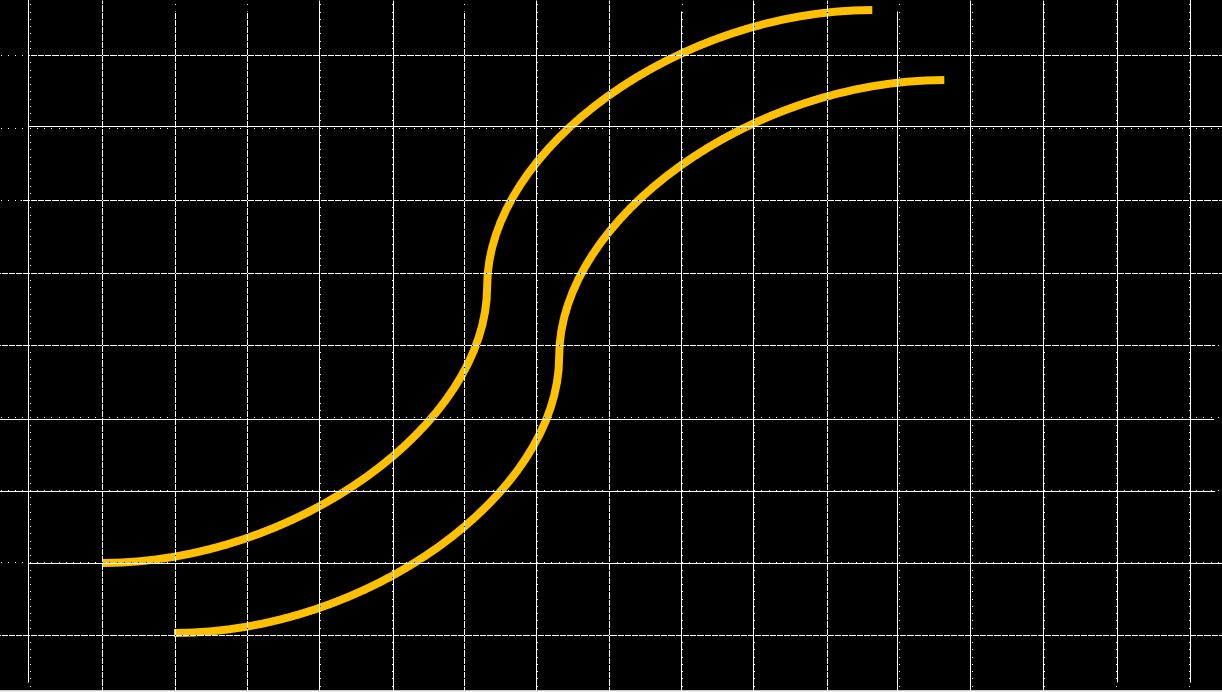
#> input picture Village road Identification.jpg, 1222 x 692 px
$ jupyter execute --allow-errors 'yellow wavy line detection.ipynb'
#> lines starting #> are read from the running program, lines starting #| are printed output that depends on the picture; after the words box and inside, x2 and y2 are one past the last pixel; in counts of white or black regions, pixels touching at a corner belong together
[cell 1]
import cv2
import os
import numpy as np
import matplotlib.pyplot as plt
from skimage.transform import radon
import webcolors

# Set the working directory to the folder containing the image
os.chdir("D:\\Shreya\\baba assignment")

def detect_yellow_wavy_lines(image_path):
#> called with image_path = 'Village road Identification.jpg'
    img = cv2.imread(image_path)
#> img is the input picture: shape (692, 1222, 3); mean B, G, R 7.7, 11.3, 12.4

    # Convert BGR to HSV
    hsv = cv2.cvtColor(img, cv2.COLOR_BGR2HSV)
#> hsv: shape (692, 1222, 3); mean H, S, V 2.2, 10.3, 12.5

    # Define the range of yellow color in HSV
    lower_yellow = np.array([20, 100, 100])
    upper_yellow = np.array([30, 255, 255])

    # Threshold the image to get only yellow colors
    yellow_mask = cv2.inRange(hsv, lower_yellow, upper_yellow)
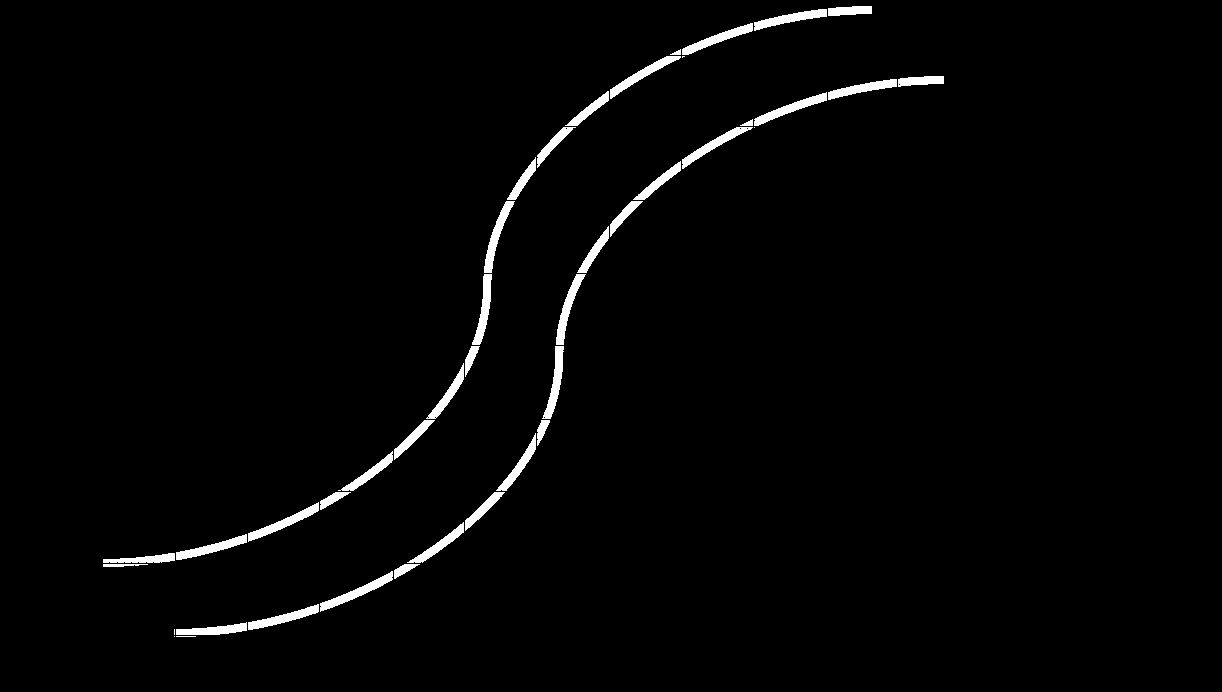
#> yellow_mask: shape (692, 1222); 1.9% white; 42 white regions (4 under 20 px), largest, box (x1, y1, x2, y2) and area: (320, 571, 393, 612) 654, (248, 502, 319, 542) 637, (754, 92, 827, 126) 634

    # Apply Probabilistic Hough Transform to detect lines
    lines_p = cv2.HoughLinesP(yellow_mask, 1, np.pi / 180, 50, minLineLength=100, maxLineGap=10)
#> lines_p = 43 rows, first 6: [781, 107, 940, 76], [156, 562, 310, 515], [474, 358, 500, 212], [541, 150, 664, 57], [428, 558, 533, 453], [191, 636, 352, 599]

    # Create an empty list to store block coordinates
    block_coordinates_hough = []

    if lines_p is not None:
        for line in lines_p:
            x1, y1, x2, y2 = line[0]

            # Calculate the midpoint of the line
            midpoint_x = (x1 + x2) // 2
            midpoint_y = (y1 + y2) // 2

            # Label each block with its coordinates
            text = f"({midpoint_x}, {midpoint_y})"
            cv2.putText(img, text, (midpoint_x, midpoint_y - 20), cv2.FONT_HERSHEY_SIMPLEX, 0.4, (255, 255, 255), 1)

            # Store block coordinates in the list
            block_coordinates_hough.append((midpoint_x, midpoint_y))
#> this loop made 43 passes
#> (x1, y1, x2, y2, midpoint_x, midpoint_y) on passes 1 to 12: (781, 107, 940, 76, 860, 91), (156, 562, 310, 515, 233, 538), (474, 358, 500, 212, 487, 285), (541, 150, 664, 57, 602, 103), (428, 558, 533, 453, 480, 505), (191, 636, 352, 599, 271, 617), (674, 52, 841, 7, 757, 29), (551, 388, 578, 271, 564, 329), (688, 159, 823, 93, 755, 126), (542, 150, 666, 56, 604, 103), (794, 102, 930, 76, 862, 89), (687, 46, 829, 8, 758, 27)
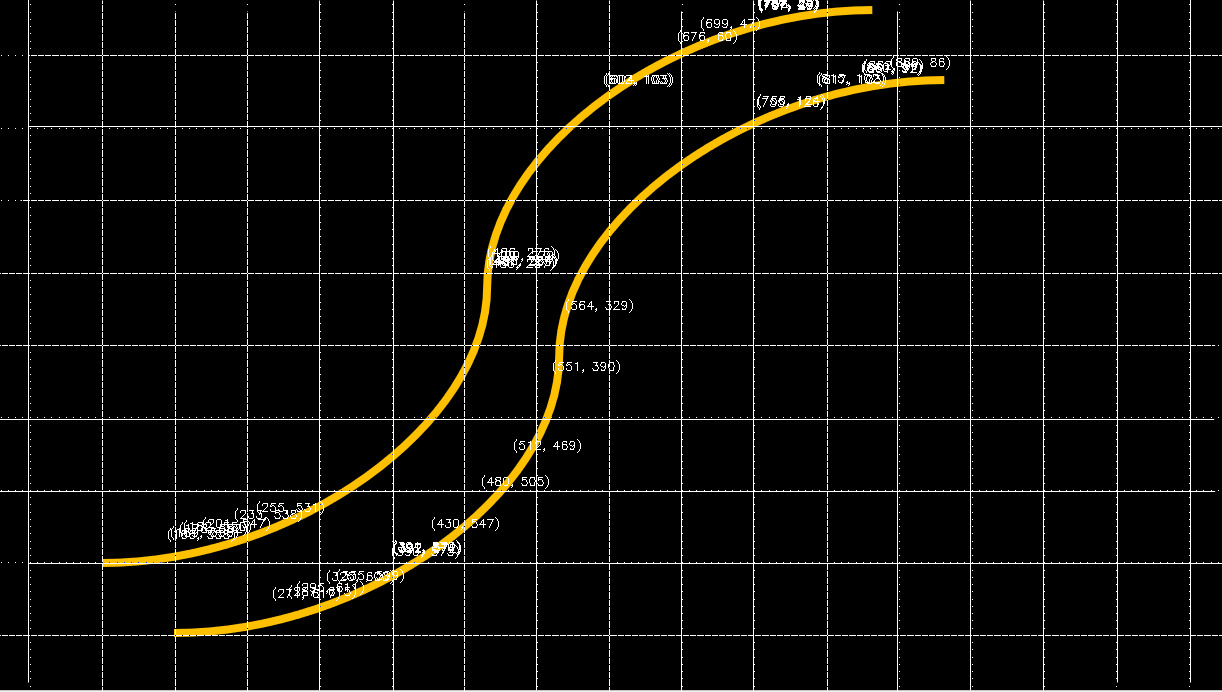
#> img: shape (692, 1222, 3); 0.65% of pixels changed, all inside (x1, y1, x2, y2) = (168, 0, 950, 601)
#> after the loop, block_coordinates_hough = 43 pairs, first value 166 to 889, second value 25 to 617

        # Print the coordinates of all edges detected using Probabilistic Hough Transform
        for i, coords in enumerate(block_coordinates_hough):
            print(f"Block (Hough) {i + 1} at {coords}.")
#> this loop made 43 passes
#> coords on passes 1 to 12: (860, 91), (233, 538), (487, 285), (602, 103), (480, 505), (271, 617), (757, 29), (564, 329), (755, 126), (604, 103), (862, 89), (758, 27)
#| Block (Hough) 1 at (860, 91).
#| Block (Hough) 2 at (233, 538).
#| Block (Hough) 3 at (487, 285).
#| Block (Hough) 4 at (602, 103).
#| Block (Hough) 5 at (480, 505).
#| Block (Hough) 6 at (271, 617).
#| Block (Hough) 7 at (757, 29).
#| Block (Hough) 8 at (564, 329).
#> (further printed lines are left out)

        print("All Block Coordinates (Hough):", block_coordinates_hough)
#> (printed output is left out)
    else:
        print("No lines found using Probabilistic Hough Transform.")

    # Apply Radon Transform to detect lines
    theta = np.linspace(0., 180., max(img.shape), endpoint=False)
#> theta = 1222 values from 0 to 179.9
    sinogram = radon(yellow_mask, theta=theta)
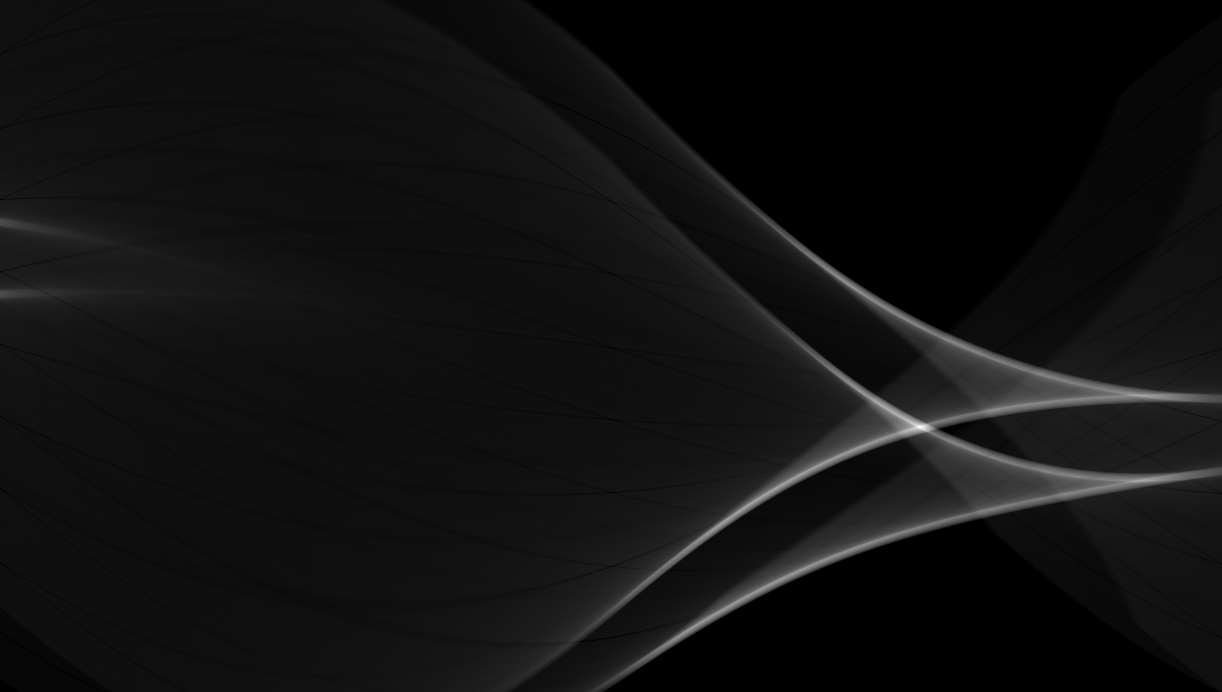
#> sinogram: shape (692, 1222) float64; min 0, max 272.1, mean 18.5; drawn with min black and max white

    # Find peaks in the sinogram
    peaks = np.argmax(sinogram, axis=0)
#> peaks = 1222 values, max 691 at index 355, min 221 at index 0, mean 462.7

    # Create an empty list to store block coordinates
    block_coordinates_radon = []

    # Find the corresponding angles for peaks
    angles = theta[peaks]
#> angles = 1222 values, max 101.8 at index 355, min 32.55 at index 0, mean 68.15

    # Draw lines corresponding to the detected angles
    for angle in angles:
        angle_rad = np.deg2rad(angle)
        x_offset = img.shape[1] // 2
        y_offset = img.shape[0] // 2
        x1 = int(x_offset - img.shape[1] * np.cos(angle_rad) / 2)
        y1 = int(y_offset - img.shape[1] * np.sin(angle_rad) / 2)
        x2 = int(x_offset + img.shape[1] * np.cos(angle_rad) / 2)
        y2 = int(y_offset + img.shape[1] * np.sin(angle_rad) / 2)

        # Calculate the midpoint of the line
        midpoint_x = (x1 + x2) // 2
        midpoint_y = (y1 + y2) // 2

        # Label each block with its coordinates
        text = f"({midpoint_x}, {midpoint_y})"
        cv2.putText(img, text, (midpoint_x, midpoint_y -20), cv2.FONT_HERSHEY_SIMPLEX, 0.4, (255, 255, 255), 1)

        # Store block coordinates in the list
        block_coordinates_radon.append((midpoint_x, midpoint_y))
#> this loop made 1222 passes
#> (angle, angle_rad, x1, y1, x2, y2, midpoint_y, text) on passes 1 to 3: (32.55, 0.568, 95, 17, 1126, 674, 345, '(610, 345)'), (43.16, 0.753, 165, -71, 1056, 763, 346, '(610, 346)'), (43.16, 0.753, 165, -71, 1056, 763, 346, '(610, 346)')
#> img: shape (692, 1222, 3); 0.04% of pixels changed, all inside (x1, y1, x2, y2) = (612, 315, 680, 330)

    # Print the coordinates of all edges detected using Radon Transform
    for i, coords in enumerate(block_coordinates_radon):
        print(f"Block (Radon) {i + 1} at {coords}.")
#> this loop made 1222 passes
#> coords on passes 1 to 3: (610, 345), (610, 346), (610, 346)
#| Block (Radon) 1 at (610, 345).
#| Block (Radon) 2 at (610, 346).
#| Block (Radon) 3 at (610, 346).
#| Block (Radon) 4 at (610, 346).
#| Block (Radon) 5 at (610, 346).
#| Block (Radon) 6 at (610, 345).
#| Block (Radon) 7 at (610, 346).
#| Block (Radon) 8 at (610, 346).
#> (further printed lines are left out)

    print("All Block Coordinates (Radon):", block_coordinates_radon)

    # Display the image with markings
    cv2.imshow('image', img)
    k = cv2.waitKey(0)
#> (key Esc is pressed here)
    cv2.destroyAllWindows()

    # Plot the image using matplotlib for better visualization
    plt.imshow(cv2.cvtColor(img, cv2.COLOR_BGR2RGB))
    plt.title('Image with Detected Yellow Wavy Lines and Block Coordinates (Hough and Radon)')
    plt.xlabel('X-axis')
    plt.ylabel('Y-axis')
    plt.show()

# Call the function with the image path
detect_yellow_wavy_lines('Village road Identification.jpg')

# Print the coordinates of all edges detected using Probabilistic Hough Transform
print("Coordinates of Yellow Lines (Hough):")
#> (the rest of this cell did not finish here and is left out)
